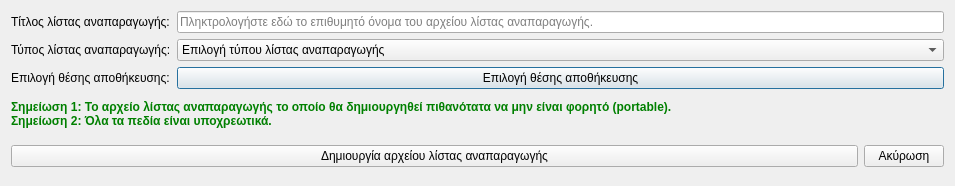
<?xml version="1.0" encoding="UTF-8"?>
<ui version="4.0">
 <class>Dialog</class>
 <widget class="QDialog" name="Dialog">
  <property name="geometry">
   <rect>
    <x>0</x>
    <y>0</y>
    <width>955</width>
    <height>186</height>
   </rect>
  </property>
  <property name="windowTitle">
   <string>Εξαγωγή λίστας αναπαραγωγής ως λίστα αναπαραγωγής</string>
  </property>
  <property name="windowIcon">
   <iconset resource="../../../icons.qrc">
    <normaloff>:/rest-windows/assets/images/rest-windows/export-playlist.png</normaloff>:/rest-windows/assets/images/rest-windows/export-playlist.png</iconset>
  </property>
  <layout class="QGridLayout" name="gridLayout">
   <item row="2" column="1">
    <widget class="QPushButton" name="choose_folder">
     <property name="sizePolicy">
      <sizepolicy hsizetype="Minimum" vsizetype="Maximum">
       <horstretch>0</horstretch>
       <verstretch>0</verstretch>
      </sizepolicy>
     </property>
     <property name="text">
      <string>Επιλογή θέσης αποθήκευσης</string>
     </property>
     <property name="icon">
      <iconset resource="../../../icons.qrc">
       <normaloff>:/rest-windows/assets/images/rest-windows/select-file.png</normaloff>:/rest-windows/assets/images/rest-windows/select-file.png</iconset>
     </property>
    </widget>
   </item>
   <item row="1" column="0">
    <widget class="QLabel" name="label_2">
     <property name="sizePolicy">
      <sizepolicy hsizetype="Fixed" vsizetype="Preferred">
       <horstretch>0</horstretch>
       <verstretch>0</verstretch>
      </sizepolicy>
     </property>
     <property name="text">
      <string>Τύπος λίστας αναπαραγωγής:</string>
     </property>
    </widget>
   </item>
   <item row="0" column="0">
    <widget class="QLabel" name="label">
     <property name="sizePolicy">
      <sizepolicy hsizetype="Fixed" vsizetype="Preferred">
       <horstretch>0</horstretch>
       <verstretch>0</verstretch>
      </sizepolicy>
     </property>
     <property name="text">
      <string>Τίτλος λίστας αναπαραγωγής:</string>
     </property>
    </widget>
   </item>
   <item row="2" column="0">
    <widget class="QLabel" name="label_3">
     <property name="sizePolicy">
      <sizepolicy hsizetype="Fixed" vsizetype="Preferred">
       <horstretch>0</horstretch>
       <verstretch>0</verstretch>
      </sizepolicy>
     </property>
     <property name="text">
      <string>Επιλογή θέσης αποθήκευσης:</string>
     </property>
    </widget>
   </item>
   <item row="1" column="1">
    <widget class="QComboBox" name="comboBox">
     <property name="sizePolicy">
      <sizepolicy hsizetype="Preferred" vsizetype="Maximum">
       <horstretch>0</horstretch>
       <verstretch>0</verstretch>
      </sizepolicy>
     </property>
     <item>
      <property name="text">
       <string>Επιλογή τύπου λίστας αναπαραγωγής</string>
      </property>
     </item>
     <item>
      <property name="text">
       <string>aimppl</string>
      </property>
     </item>
     <item>
      <property name="text">
       <string>aimppl4</string>
      </property>
     </item>
     <item>
      <property name="text">
       <string>asx</string>
      </property>
     </item>
     <item>
      <property name="text">
       <string>atom</string>
      </property>
     </item>
     <item>
      <property name="text">
       <string>b4s</string>
      </property>
     </item>
     <item>
      <property name="text">
       <string>hypetape</string>
      </property>
     </item>
     <item>
      <property name="text">
       <string>kpl</string>
      </property>
     </item>
     <item>
      <property name="text">
       <string>kpl (xml version)</string>
      </property>
     </item>
     <item>
      <property name="text">
       <string>m3u</string>
      </property>
     </item>
     <item>
      <property name="text">
       <string>m3u8</string>
      </property>
     </item>
     <item>
      <property name="text">
       <string>mpcpl</string>
      </property>
     </item>
     <item>
      <property name="text">
       <string>plc</string>
      </property>
     </item>
     <item>
      <property name="text">
       <string>plist</string>
      </property>
     </item>
     <item>
      <property name="text">
       <string>plp</string>
      </property>
     </item>
     <item>
      <property name="text">
       <string>pls</string>
      </property>
     </item>
     <item>
      <property name="text">
       <string>ram</string>
      </property>
     </item>
     <item>
      <property name="text">
       <string>rmp</string>
      </property>
     </item>
     <item>
      <property name="text">
       <string>rss</string>
      </property>
     </item>
     <item>
      <property name="text">
       <string>smil</string>
      </property>
     </item>
     <item>
      <property name="text">
       <string>vlc</string>
      </property>
     </item>
     <item>
      <property name="text">
       <string>wax</string>
      </property>
     </item>
     <item>
      <property name="text">
       <string>wpl</string>
      </property>
     </item>
     <item>
      <property name="text">
       <string>wvx</string>
      </property>
     </item>
     <item>
      <property name="text">
       <string>xml</string>
      </property>
     </item>
     <item>
      <property name="text">
       <string>xspf</string>
      </property>
     </item>
     <item>
      <property name="text">
       <string>zpl</string>
      </property>
     </item>
     <item>
      <property name="text">
       <string>zpl (xml version)</string>
      </property>
     </item>
    </widget>
   </item>
   <item row="4" column="0" colspan="2">
    <widget class="QFrame" name="frame">
     <property name="styleSheet">
      <string notr="true">QFrame{border:0px;}</string>
     </property>
     <property name="frameShape">
      <enum>QFrame::StyledPanel</enum>
     </property>
     <property name="frameShadow">
      <enum>QFrame::Raised</enum>
     </property>
     <layout class="QHBoxLayout" name="horizontalLayout">
      <property name="leftMargin">
       <number>0</number>
      </property>
      <property name="topMargin">
       <number>0</number>
      </property>
      <property name="rightMargin">
       <number>0</number>
      </property>
      <property name="bottomMargin">
       <number>0</number>
      </property>
      <item>
       <widget class="QPushButton" name="convert_and_export">
        <property name="sizePolicy">
         <sizepolicy hsizetype="Expanding" vsizetype="Maximum">
          <horstretch>0</horstretch>
          <verstretch>0</verstretch>
         </sizepolicy>
        </property>
        <property name="text">
         <string>Δημιουργία αρχείου λίστας αναπαραγωγής</string>
        </property>
        <property name="icon">
         <iconset resource="../../../icons.qrc">
          <normaloff>:/rest-windows/assets/images/rest-windows/convert.png</normaloff>:/rest-windows/assets/images/rest-windows/convert.png</iconset>
        </property>
       </widget>
      </item>
      <item>
       <widget class="QPushButton" name="cancel">
        <property name="sizePolicy">
         <sizepolicy hsizetype="Minimum" vsizetype="Maximum">
          <horstretch>0</horstretch>
          <verstretch>0</verstretch>
         </sizepolicy>
        </property>
        <property name="text">
         <string>Ακύρωση</string>
        </property>
       </widget>
      </item>
     </layout>
    </widget>
   </item>
   <item row="3" column="0" colspan="2">
    <widget class="QLabel" name="label_4">
     <property name="styleSheet">
      <string notr="true">QLabel{
	font-weight:bold;
	color:green;
}</string>
     </property>
     <property name="text">
      <string>Σημείωση 1: Το αρχείο λίστας αναπαραγωγής το οποίο θα δημιουργηθεί πιθανότατα να μην είναι φορητό (portable).
Σημείωση 2: Όλα τα πεδία είναι υποχρεωτικά.</string>
     </property>
     <property name="wordWrap">
      <bool>true</bool>
     </property>
    </widget>
   </item>
   <item row="0" column="1">
    <widget class="QLineEdit" name="title">
     <property name="sizePolicy">
      <sizepolicy hsizetype="Expanding" vsizetype="Maximum">
       <horstretch>0</horstretch>
       <verstretch>0</verstretch>
      </sizepolicy>
     </property>
     <property name="placeholderText">
      <string>Πληκτρολογήστε εδώ το επιθυμητό όνομα του αρχείου λίστας αναπαραγωγής.</string>
     </property>
    </widget>
   </item>
  </layout>
 </widget>
 <tabstops>
  <tabstop>title</tabstop>
  <tabstop>comboBox</tabstop>
  <tabstop>choose_folder</tabstop>
  <tabstop>convert_and_export</tabstop>
  <tabstop>cancel</tabstop>
 </tabstops>
 <resources>
  <include location="../../../icons.qrc"/>
 </resources>
 <connections/>
</ui>
